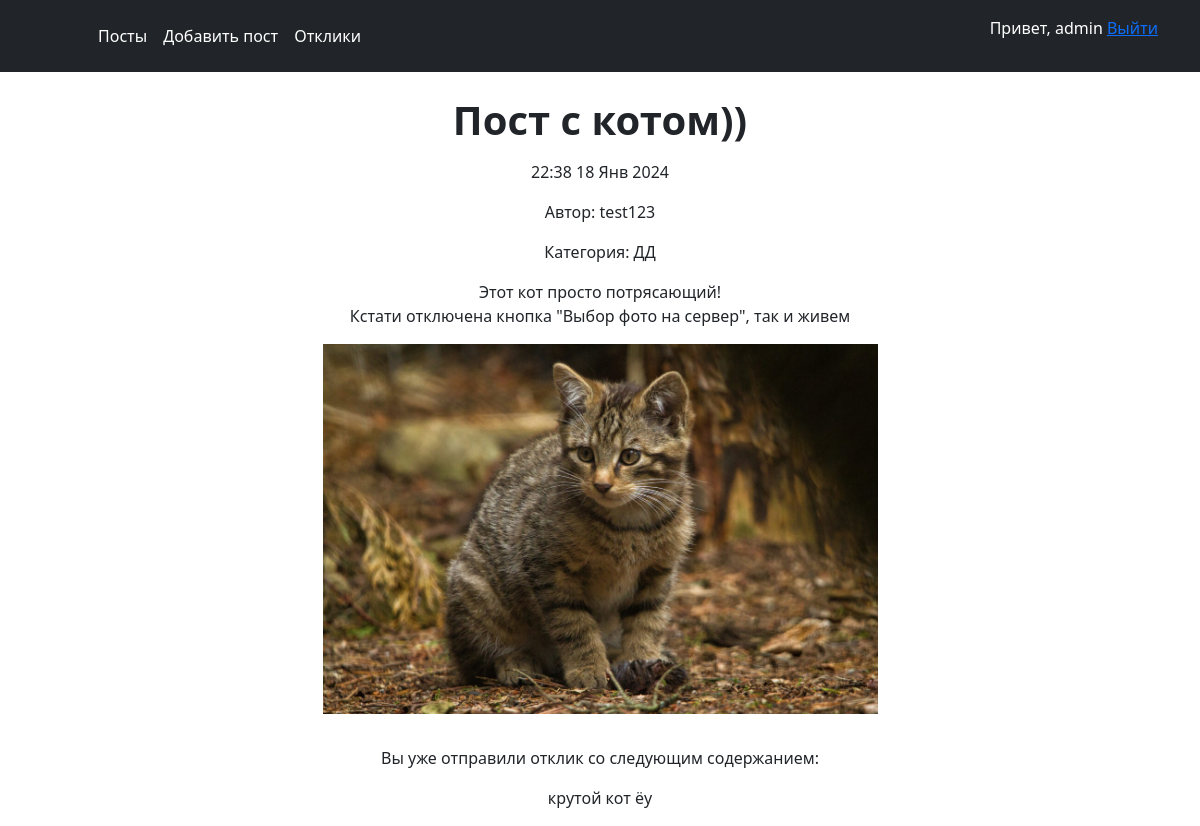
Screenshot of /post/6 (signed in) with the database file from the repository.
### posts/models.py (models this page shows, shortened)
class Post(models.Model):
    author = models.ForeignKey(User, on_delete=models.CASCADE)
    title = models.CharField(max_length=255)
    content = RichTextUploadingField(blank=True, null=True)
    category = models.ForeignKey(Category, on_delete=models.CASCADE)
    time_create = models.DateTimeField(auto_now_add=True)

class Category(models.Model):
    name = models.CharField(max_length=255)
    def __str__(self):
        return (self.name)

class Response(models.Model):
    post = models.ForeignKey(Post, on_delete=models.CASCADE)
    sender = models.ForeignKey(User, on_delete=models.CASCADE)
    text = models.TextField(default=None, null=True)
    create_time = models.DateTimeField(auto_now_add=True)
    accepted = models.BooleanField(default=False)
    accepted_datetime = models.DateTimeField(default=None, null=True, blank=True)
    class Meta:
        ordering = ['-create_time']

### accounts/models.py (models this page shows, shortened)
class UserProfile(models.Model):
    user = models.OneToOneField(User, on_delete=models.CASCADE)
    timezone = models.CharField(max_length=255)

### posts/views.py (the view, shortened to what this page needs)
# urls.py: path('post/<int:id>', postview, name='post'),
def postview(request, id):
    post = Post.objects.get(id=id)
    content = {}
    content['post'] = post
    content['title'] = 'test'
    if request.user.is_anonymous==False:
        content['usertimezone'] = UserProfile.objects.get(user=request.user).timezone
        content['response'] = Response.objects.filter(post=post, sender=request.user).first()
    content['form'] = ResponseForm()
    return render(request, 'post.html', content)

### posts/templates/post.html (shortened to what this page needs)
{% extends 'base.html' %}
{% load tz %}
{% load static %}
{% block content %}
    <div class="p-3">
        <h1 class="p-2"><b>{{ post.title }}</b></h1>
        {% if usertimezone %}
            <p>{{ post.time_create|timezone:usertimezone|date:"G:i d M Y" }}</p>
        {% else %}
            <p>{{ post.time_create|date:"G:i d M Y" }}</p>
        {% endif %}
        <p>Автор: {{ post.author }}</p>
        <p>Категория: {{ post.category }}</p>
        {{ post.content|safe }}
    </div>
    {% if not response and request.user.is_authenticated and post.author != request.user%}
        <p>Отправить отклик</p>
        <form action="" method="post">
            {% csrf_token %}
            {{ form.as_p }}
            <input type="submit" value="Отправить" />
        </form>
    {% elif not request.user.is_authenticated %}
        <p>Войдите, чтобы отправить отклик</p>
    {% elif response %}
        <p>Вы уже отправили отклик со следующим содержанием:</p>
        <p>{{ response.text }}</p>
    {% endif %}
{% endblock %}

### posts/templates/base.html (shortened to what this page needs)
{% load static %}
<html>
  <head>
    <link href="https://cdn.jsdelivr.net/npm/bootstrap@5.3.2/dist/css/bootstrap.min.css" rel="stylesheet">
  </head>
  <body>
  <header class="p-3 text-bg-dark">
    <div class="container">
      <div class="d-flex flex-wrap align-items-center justify-content-center justify-content-lg-start">
        <a href="/static" class="d-flex align-items-center mb-2 mb-lg-0 text-white text-decoration-none">
          <svg class="bi me-2" width="40" height="32" role="img" aria-label="Bootstrap"><use xlink:href="#bootstrap"></use></svg>
        </a>
        <ul class="nav col-12 col-lg-auto me-lg-auto mb-2 justify-content-center mb-md-0">
          <li><a href="{% url 'posts'%}" class="nav-link px-2 text-white">Посты</a></li>
          {% if user.is_authenticated %}
            <li><a href="{% url 'addpost'%}" class="nav-link px-2 text-white">Добавить пост</a></li>
            <li><a href="{% url 'responses'%}" class="nav-link px-2 text-white">Отклики</a></li>
          {% endif %}
        </ul>
        {% if user.is_authenticated %}
          <p>Привет, {{ user.get_username  }}  <a href="{% url 'account_logout' %}">Выйти</a></p>
        {% else %}
          <div class="text-end">
            <a href="{% url 'account_login' %}"><button  type="button" class="btn btn-outline-light me-2">Вход</button></a>
            <a href="{% url 'account_signup' %}"><button  type="button" class="btn btn-outline-light me-2">Регистрация</button></a>
          </div>
        {% endif %}
      </div>
    </div>
  </header>
    <div align="center">
    {% block content %}
    {% endblock %}
    </div>
  </body>
</html>

### rows the page displays
Post: title "Пост с котом))", time_create "22:38 18 Янв 2024", author "test123", category "ДД", content "Этот кот просто потрясающий! Кстати отключена кнопка \"Выбор фото на сервер\", так и живем", content (picture)
Response: text "крутой кот ёу"

### other values shown
{{ user.get_username }} "admin"
